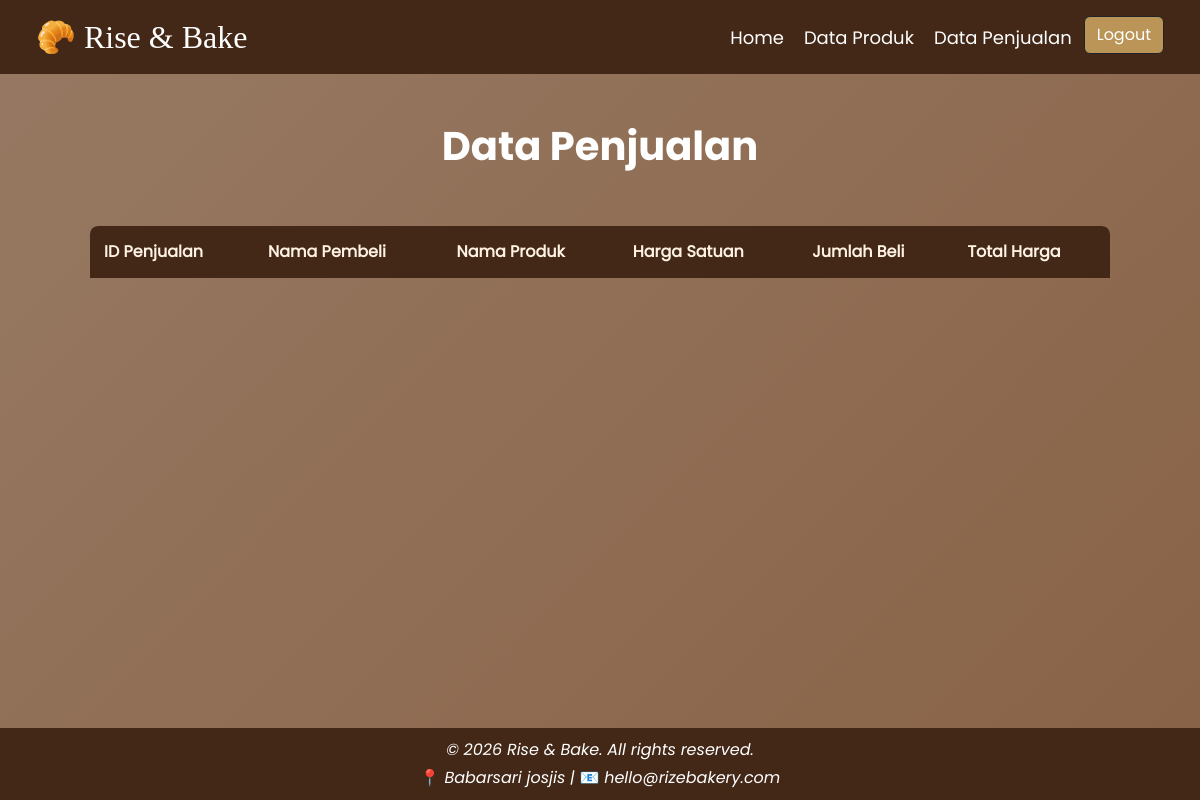
Page /data_penjualan.php (signed in) on the earlier database version.
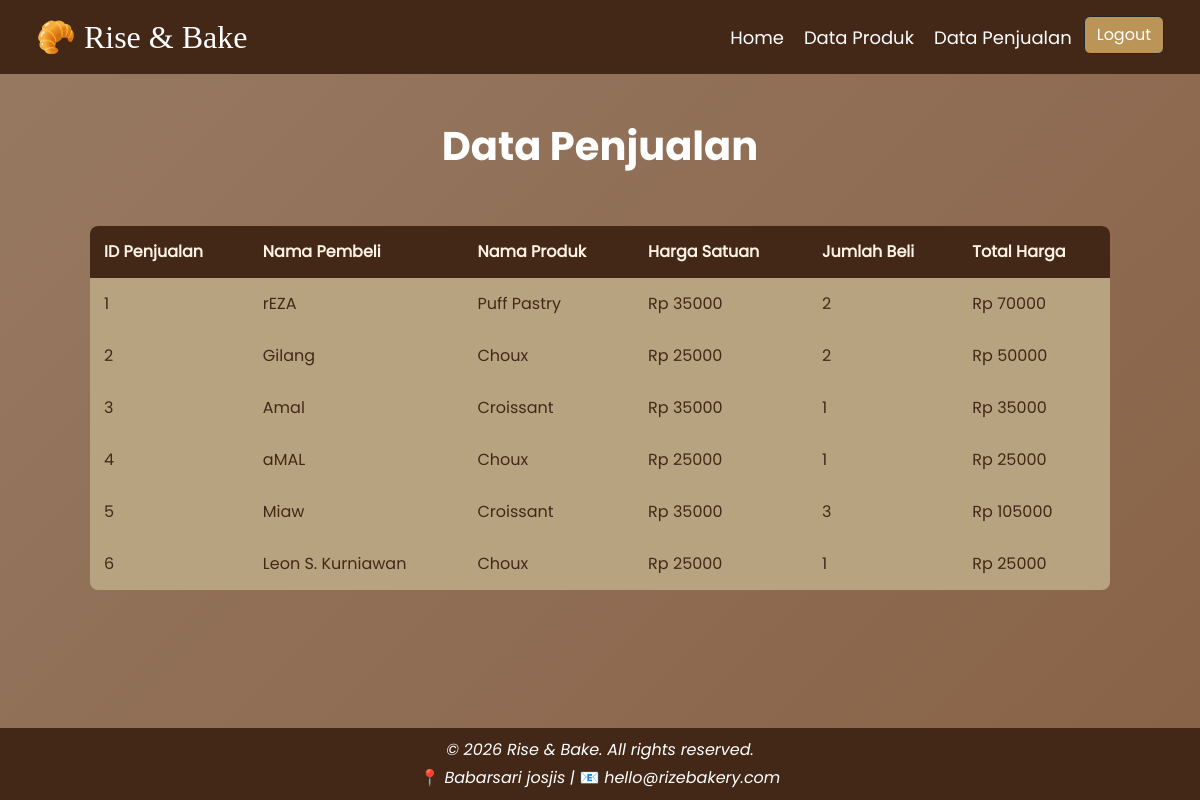
Same page on the later database version.
### tables this page shows
CREATE TABLE `data_penjualan` (
  `id_penjualan` int(10) NOT NULL,
  `id_produk` int(5) NOT NULL,
  `id_pembeli` int(5) NOT NULL,
  `harga` int(100) NOT NULL,
  `jumlah_beli` int(10) NOT NULL,
  `harga_total` int(100) NOT NULL
);

CREATE TABLE `data_pembeli` (
  `id_pembeli` int(5) NOT NULL,
  `nama_pembeli` varchar(100) NOT NULL,
  `alamat` text NOT NULL,
  `no_hp` varchar(10) NOT NULL,
  `jumlah_beli` int(10) NOT NULL,
  `metode_pembayaran` varchar(100) NOT NULL
);

CREATE TABLE `list_produk` (
  `id_produk` int(5) NOT NULL,
  `kode_bakery` varchar(10) NOT NULL DEFAULT 'BKR001',
  `nama_produk` varchar(50) NOT NULL,
  `harga` int(11) NOT NULL,
  `stok` int(11) NOT NULL,
  `deskripsi` text NOT NULL,
  `gambar` varchar(50) NOT NULL
);

### data_penjualan.php (the view, shortened to what this page needs)
<?php
include 'koneksi.php';
$query = "SELECT pj.id_penjualan, pb.nama_pembeli, p.nama_produk, pj.harga, pj.jumlah_beli, pj.harga_total FROM data_penjualan pj JOIN data_pembeli pb ON pj.id_pembeli = pb.id_pembeli JOIN list_produk p ON pj.id_produk = p.id_produk ORDER BY pj.id_penjualan ASC";
$result = mysqli_query($koneksi, $query);
?>
<!DOCTYPE html>
<html lang="en">
<head>
    <link href="https://cdn.jsdelivr.net/npm/bootstrap@5.3.8/dist/css/bootstrap.min.css" rel="stylesheet">
    <link rel="stylesheet" href="stylebake.css">
</head>
<body>
    <header>
        <nav class="navbar navbar-expand-lg">
        <div class="container-fluid">
            <a class="navbar-brand ms-4" href="dashboardAdmin.php">🥐 Rise & Bake</a>
            <div class="collapse navbar-collapse" id="navbarNav">
                <ul class="navbar-nav ms-auto justiify-content-center me-4 gap-1">
                    <li class="nav-item">
                        <a class="nav-link active" aria-current="page" href="dashboardAdmin.php">Home</a>
                    </li>
                    <li class="nav-item">
                        <a class="nav-link active" href="data_produk.php">Data Produk</a>
                    </li>
                    <li class="nav-item">
                        <a class="nav-link" href="data_penjualan.php">Data Penjualan</a>
                    </li>
                    <li class="logout-button nav-item ms-auto">
                        <a href="logout.php">
                            <button type="button" class="btn btn-dark logout">Logout</button>
                        </a>
                    </li>
                </ul>
            </div>
        </div>
    </nav>
    </header>
    <main class="content-dataproduk">
        <div class="text-center title-dataproduk mb-5">
            <h1>Data Penjualan</h1>
        </div>
        <div class="parent-table-product mb-5 container">
            <table class="list-dataproduk">
                <tr>
                    <th>ID Penjualan</th>
                    <th>Nama Pembeli</th>
                    <th>Nama Produk</th>
                    <th>Harga Satuan</th>
                    <th>Jumlah Beli</th>
                    <th>Total Harga</th>
                </tr>
                <?php while ($row = mysqli_fetch_assoc($result)) { ?>
                 <tr>
                    <td><?php echo $row['id_penjualan']; ?></td>
                    <td><?php echo $row['nama_pembeli']; ?></td>
                    <td><?php echo $row['nama_produk']; ?></td>
                    <td>Rp <?php echo $row['harga']; ?></td>
                    <td><?php echo $row['jumlah_beli']; ?></td>
                    <td>Rp <?php echo $row['harga_total']; ?></td>
                </tr>
                <?php } ?>
            </table>
        </div>
    </main>
    <footer class="footer">
        <div class="wrap-footer">
                <p class="copyright">&copy; 2026 Rise & Bake. All rights reserved.</p>
                <p class="address">📍 Babarsari josjis | 📧 hello@rizebakery.com</p>
        </div>
    </footer>
</body>
</html>

Differences in the rows shown:
added data_penjualan: id_penjualan "1", id_pembeli.nama_pembeli "rEZA", id_produk.nama_produk "Puff Pastry", harga "35000", jumlah_beli "2", harga_total "70000"
added data_penjualan: id_penjualan "2", id_pembeli.nama_pembeli "Gilang", id_produk.nama_produk "Choux", harga "25000", jumlah_beli "2", harga_total "50000"
added data_penjualan: id_penjualan "3", id_pembeli.nama_pembeli "Amal", id_produk.nama_produk "Croissant", harga "35000", jumlah_beli "1", harga_total "35000"
added data_penjualan: id_penjualan "4", id_pembeli.nama_pembeli "aMAL", id_produk.nama_produk "Choux", harga "25000", jumlah_beli "1", harga_total "25000"
added data_penjualan: id_penjualan "5", id_pembeli.nama_pembeli "Miaw", id_produk.nama_produk "Croissant", harga "35000", jumlah_beli "3", harga_total "105000"
added data_penjualan: id_penjualan "6", id_pembeli.nama_pembeli "Leon S. Kurniawan", id_produk.nama_produk "Choux", harga "25000", jumlah_beli "1", harga_total "25000"
